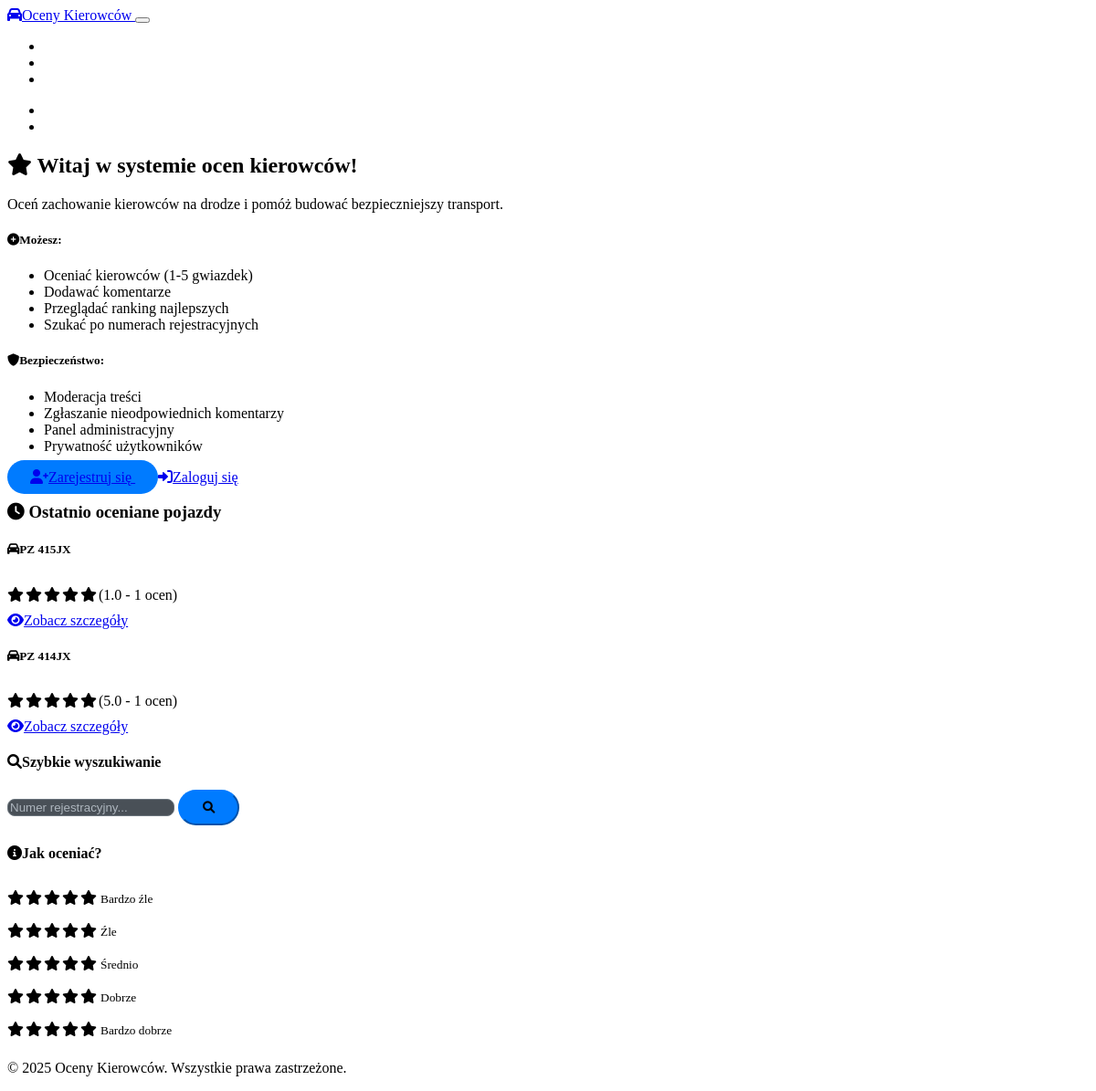
The page / on the database its author committed.
### models.py (models this page shows)
class Vehicle(db.Model):
    id = db.Column(db.Integer, primary_key=True)
    license_plate = db.Column(db.String(20), unique=True, nullable=False)
    is_blocked = db.Column(db.Boolean, default=False)
    created_at = db.Column(db.DateTime, default=datetime.utcnow)
    ratings = db.relationship('Rating', backref='vehicle', lazy='dynamic', cascade='all, delete-orphan')
    comments = db.relationship('Comment', backref='vehicle', lazy='dynamic', cascade='all, delete-orphan')
    def get_average_rating(self):
        ratings = self.ratings.all()
        if not ratings:
            return 0
        return sum(r.rating for r in ratings) / len(ratings)
    def get_rating_count(self):
        return self.ratings.count()

### app.py (the view)
@app.route('/')
def index():
    recent_ratings = db.session.query(Rating).order_by(Rating.created_at.desc()).limit(10).all()
    recent_vehicles = []
    seen_plates = set()
    for rating in recent_ratings:
        vehicle = Vehicle.query.get(rating.vehicle_id)
        if vehicle and vehicle.license_plate not in seen_plates:
            recent_vehicles.append(vehicle)
            seen_plates.add(vehicle.license_plate)
            if len(recent_vehicles) >= 5:
                break
    return render_template('index.html', recent_vehicles=recent_vehicles)

### app.py (called while the page is built)
def init_auth(app):
    @app.context_processor
    def inject_auth_functions():
        return {
            'get_current_user': get_current_user,
            'is_logged_in': is_logged_in,
            'is_admin': is_admin
        }

### templates/index.html (shortened to what this page needs)
{% extends "base.html" %}
{% block content %}
<div class="row">
    <div class="col-lg-8">
        <div class="card">
            <div class="card-header">
                <h2 class="card-title mb-0">
                    <i class="fas fa-star text-warning me-2"></i>
                    Witaj w systemie ocen kierowców!
                </h2>
            </div>
            <div class="card-body">
                <p class="lead">Oceń zachowanie kierowców na drodze i pomóż budować bezpieczniejszy transport.</p>
                <div class="row">
                    <div class="col-md-6">
                        <h5><i class="fas fa-plus-circle text-success me-2"></i>Możesz:</h5>
                        <ul>
                            <li>Oceniać kierowców (1-5 gwiazdek)</li>
                            <li>Dodawać komentarze</li>
                            <li>Przeglądać ranking najlepszych</li>
                            <li>Szukać po numerach rejestracyjnych</li>
                        </ul>
                    </div>
                    <div class="col-md-6">
                        <h5><i class="fas fa-shield-alt text-info me-2"></i>Bezpieczeństwo:</h5>
                        <ul>
                            <li>Moderacja treści</li>
                            <li>Zgłaszanie nieodpowiednich komentarzy</li>
                            <li>Panel administracyjny</li>
                            <li>Prywatność użytkowników</li>
                        </ul>
                    </div>
                </div>
                {% if not session.user_id %}
                <div class="text-center mt-4">
                    <a href="{{ url_for('register') }}" class="btn btn-primary me-2">
                        <i class="fas fa-user-plus me-1"></i>Zarejestruj się
                    </a>
                    <a href="{{ url_for('login') }}" class="btn btn-outline-secondary">
                        <i class="fas fa-sign-in-alt me-1"></i>Zaloguj się
                    </a>
                </div>
                {% endif %}
            </div>
        </div>
        {% if recent_vehicles %}
        <div class="card mt-4">
            <div class="card-header">
                <h3 class="card-title mb-0">
                    <i class="fas fa-clock text-info me-2"></i>
                    Ostatnio oceniane pojazdy
                </h3>
            </div>
            <div class="card-body">
                <div class="row">
                    {% for vehicle in recent_vehicles %}
                    <div class="col-md-6 mb-3">
                        <div class="card h-100">
                            <div class="card-body">
                                <h5 class="card-title">
                                    <i class="fas fa-car me-2"></i>{{ vehicle.license_plate }}
                                </h5>
                                <div class="mb-2">
                                    {% set avg_rating = vehicle.get_average_rating() %}
                                    <div class="star-rating">
                                        {% for i in range(1, 6) %}
                                            <i class="fas fa-star {% if i <= avg_rating %}text-warning{% else %}text-muted{% endif %}"></i>
                                        {% endfor %}
                                        <span class="ms-2 text-muted">
                                            ({{ "%.1f"|format(avg_rating) }} - {{ vehicle.get_rating_count() }} ocen)
                                        </span>
                                    </div>
                                </div>
                                <a href="{{ url_for('vehicle_detail', license_plate=vehicle.license_plate) }}" class="btn btn-sm btn-outline-primary">
                                    <i class="fas fa-eye me-1"></i>Zobacz szczegóły
                                </a>
                            </div>
                        </div>
                    </div>
                    {% endfor %}
                </div>
            </div>
        </div>
        {% endif %}
    </div>
    <div class="col-lg-4">
        <div class="card">
            <div class="card-header">
                <h4 class="card-title mb-0">
                    <i class="fas fa-search me-2"></i>Szybkie wyszukiwanie
                </h4>
            </div>
            <div class="card-body">
                <form action="{{ url_for('search') }}" method="GET">
                    <div class="input-group">
                        <input type="text" class="form-control" name="q" placeholder="Numer rejestracyjny..." pattern="[A-Za-z0-9\s]+" title="Tylko litery i cyfry">
                        <button class="btn btn-primary" type="submit">
                            <i class="fas fa-search"></i>
                        </button>
                    </div>
                </form>
            </div>
        </div>
        <div class="card mt-4">
            <div class="card-header">
                <h4 class="card-title mb-0">
                    <i class="fas fa-info-circle me-2"></i>Jak oceniać?
                </h4>
            </div>
            <div class="card-body">
                <div class="rating-guide">
                    <div class="mb-2">
                        <span class="star-rating">
                            <i class="fas fa-star text-warning"></i>
                            <i class="fas fa-star text-muted"></i>
                            <i class="fas fa-star text-muted"></i>
                            <i class="fas fa-star text-muted"></i>
                            <i class="fas fa-star text-muted"></i>
                        </span>
                        <small class="ms-2">Bardzo źle</small>
                    </div>
                    <div class="mb-2">
                        <span class="star-rating">
                            <i class="fas fa-star text-warning"></i>
                            <i class="fas fa-star text-warning"></i>
                            <i class="fas fa-star text-muted"></i>
                            <i class="fas fa-star text-muted"></i>
                            <i class="fas fa-star text-muted"></i>
                        </span>
                        <small class="ms-2">Źle</small>
                    </div>
                    <div class="mb-2">
                        <span class="star-rating">
                            <i class="fas fa-star text-warning"></i>
                            <i class="fas fa-star text-warning"></i>
                            <i class="fas fa-star text-warning"></i>
                            <i class="fas fa-star text-muted"></i>
                            <i class="fas fa-star text-muted"></i>
                        </span>
                        <small class="ms-2">Średnio</small>
                    </div>
                    <div class="mb-2">
                        <span class="star-rating">
                            <i class="fas fa-star text-warning"></i>
                            <i class="fas fa-star text-warning"></i>
                            <i class="fas fa-star text-warning"></i>
                            <i class="fas fa-star text-warning"></i>
                            <i class="fas fa-star text-muted"></i>
                        </span>
                        <small class="ms-2">Dobrze</small>
                    </div>
                    <div class="mb-2">
                        <span class="star-rating">
                            <i class="fas fa-star text-warning"></i>
                            <i class="fas fa-star text-warning"></i>
                            <i class="fas fa-star text-warning"></i>
                            <i class="fas fa-star text-warning"></i>
                            <i class="fas fa-star text-warning"></i>
                        </span>
                        <small class="ms-2">Bardzo dobrze</small>
                    </div>
                </div>
            </div>
        </div>
    </div>
</div>
{% endblock %}

### static/css/style.css (style rules this page uses)
.star-rating { display: inline-flex; gap: 2px; margin: 10px 0; }
.btn-primary { background-color: #007bff; border-color: #007bff; border-radius: 25px; padding: 10px 25px; font-weight: 500; }
.form-control { background-color: #495057; border: 1px solid #6c757d; color: #fff; border-radius: 8px; }
.form-control::placeholder { color: #adb5bd; }

### rows shown on the page
Vehicle: license_plate "PZ 415JX", avg_rating "1.0", get_rating_count "1"
Vehicle: license_plate "PZ 414JX", avg_rating "5.0", get_rating_count "1"
